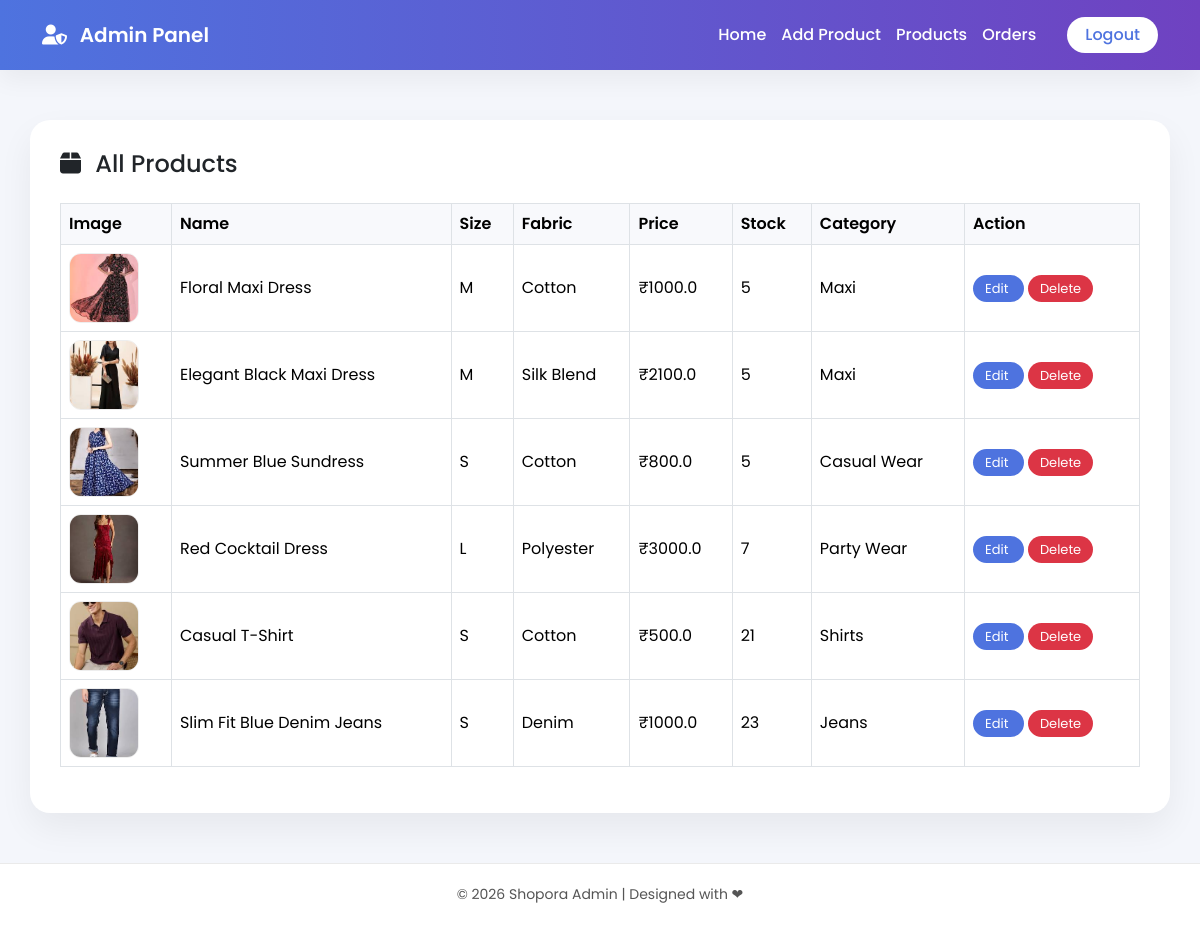
Page /viewproduct on the earlier database version.
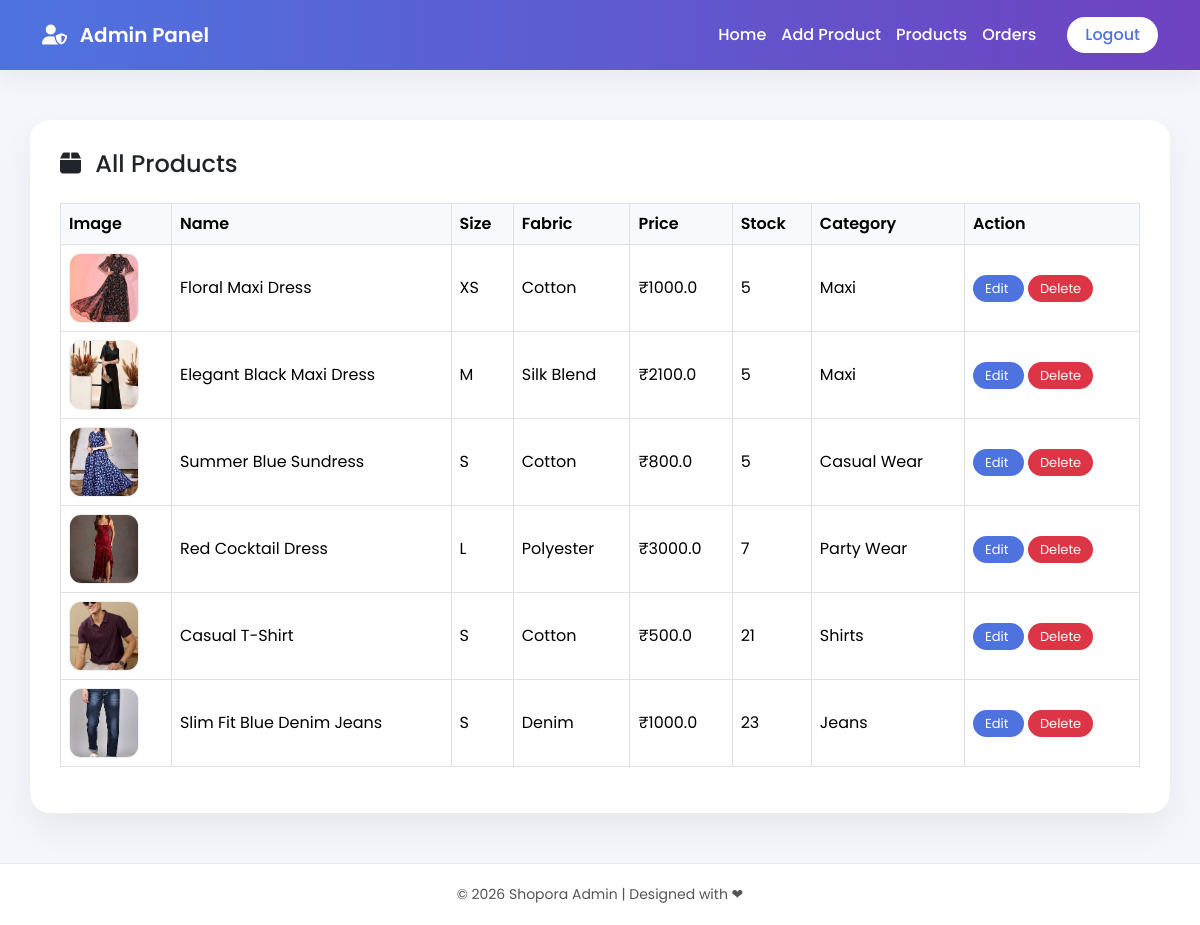
Same page on the later database version.
### siteadmin/models.py (models this page shows, shortened)
class Product(models.Model):
    name = models.CharField(max_length=20)
    size = models.CharField(max_length=20,null=True,blank=True)
    fabric = models.CharField(max_length=20)
    description = models.TextField()
    base_price = models.FloatField()
    stock_quantity = models.PositiveIntegerField()
    categoryid = models.ForeignKey(category, on_delete=models.CASCADE)
    image = models.ImageField(upload_to='products', validators=[validate_jpg])

class category(models.Model):
    cname=models.CharField(max_length=100)
    def __str__(self):
        return self.cname

### siteadmin/views.py (the view)
# urls.py: path('viewproduct',views.viewproduct,name='viewproduct'),
def viewproduct(request):
      n=Product.objects.all()
      p={'n':n}
      return render(request,'admin/productshow.html',p)

### template/admin/productshow.html (shortened to what this page needs)
{% extends 'admin/base.html' %}
{% block content %}
<div class="product-card">
    <h4 class="mb-4">
        <i class="fa-solid fa-box me-2"></i>
        All Products
    </h4>
    <div class="table-responsive">
        <table class="table table-bordered align-middle">
            <thead>
                <tr>
                    <th>Image</th>
                    <th>Name</th>
                    <th>Size</th>
                    <th>Fabric</th>
                    <th>Price</th>
                    <th>Stock</th>
                    <th>Category</th>
                    <th>Action</th>
                </tr>
            </thead>
            <tbody>
                {% for i in n %}
                <tr>
                    <td>
                        {% if i.image %}
                            <img src="{{ i.image.url }}" class="product-img">
                        {% else %}
                            —
                        {% endif %}
                    </td>
                    <td>{{ i.name }}</td>
                    <td>{{ i.size }}</td>
                    <td>{{ i.fabric }}</td>
                    <td>₹{{ i.base_price }}</td>
                    <td>
                        {% if i.stock_quantity < 5 %}
                            <span class="stock-low">
                                {{ i.stock_quantity }} (Low)
                            </span>
                        {% else %}
                            {{ i.stock_quantity }}
                        {% endif %}
                    </td>
                    <td>{{ i.categoryid }}</td>
                    <td>
                        <a href="{% url 'productedit' i.id %}"
                           class="btn-edit me-1">
                            Edit
                        </a>
                        <a href="{% url 'deleteproduct' i.id %}"
                           class="btn-delete"
                           onclick="return confirm('Delete this product?')">
                            Delete
                        </a>
                    </td>
                </tr>
                {% empty %}
                <tr>
                    <td colspan="8" class="text-center">
                        No Products Found
                    </td>
                </tr>
                {% endfor %}
            </tbody>
        </table>
    </div>
</div>
{% endblock %}

### template/admin/base.html (shortened to what this page needs)
<!DOCTYPE html>
<html lang="en">
<head>
    <link href="https://cdn.jsdelivr.net/npm/bootstrap@5.3.2/dist/css/bootstrap.min.css" rel="stylesheet">
    <link rel="stylesheet"
    href="https://cdnjs.cloudflare.com/ajax/libs/font-awesome/6.4.2/css/all.min.css">
</head>
<body>
<nav class="navbar navbar-expand-lg admin-navbar">
    <div class="container">
        <a class="navbar-brand" href="#">
            <i class="fa-solid fa-user-shield me-2"></i>
            Admin Panel
        </a>
        <div class="ms-auto d-flex align-items-center">
            <a href="{% url 'adminhome' %}" class="nav-link">
                Home
            </a>
            <a href="{% url 'productadd' %}" class="nav-link">
                Add Product
            </a>
            <a href="{% url 'viewproduct' %}" class="nav-link">
                Products
            </a>
            <a href="{% url 'admin_orders' %}" class="nav-link">
                Orders
            </a>
            <a href="{% url 'logoutuser' %}" class="btn btn-logout ms-3">
                Logout
            </a>
        </div>
    </div>
</nav>
<div class="container main-content">
    {% block content %}
    {% endblock %}
</div>
<footer>
    © 2026 Shopora Admin | Designed with ❤
</footer>
</body>
</html>

### template/admin/base.html (style rules this page uses)
body { font-family: 'Poppins', sans-serif; background: #f4f6fb; }
.admin-navbar { background: linear-gradient(90deg, #4e73df, #6f42c1); padding: 15px 0; box-shadow: 0 10px 25px rgba(0,0,0,0.05); }
.admin-navbar .navbar-brand { font-weight: 600; font-size: 20px; color: #fff !important; }
.admin-navbar .nav-link { color: #ffffff !important; font-weight: 500; margin-right: 15px; transition: 0.3s; }
.btn-logout { background: white; color: #4e73df; border-radius: 30px; padding: 6px 18px; font-weight: 500; border: none; }
.main-content { min-height: 80vh; padding: 50px 0; }
footer { background: #ffffff; border-top: 1px solid #eaeaea; padding: 20px 0; text-align: center; color: #555; font-size: 14px; }

### template/admin/productshow.html (style rules this page uses)
.product-card { background: #ffffff; padding: 30px; border-radius: 20px; box-shadow: 0 15px 35px rgba(0,0,0,0.06); }
.table th { background: #f8f9fc; font-weight: 600; }
.product-img { width: 70px; height: 70px; object-fit: cover; border-radius: 12px; border: 1px solid #eee; }
.btn-edit { background: #4e73df; color: white; border-radius: 20px; padding: 4px 12px; font-size: 13px; border: none; text-decoration: none; }
.btn-delete { background: #dc3545; color: white; border-radius: 20px; padding: 4px 12px; font-size: 13px; border: none; text-decoration: none; }

Differences in the rows shown:
changed Product "Floral Maxi Dress": size "M" → "XS"
